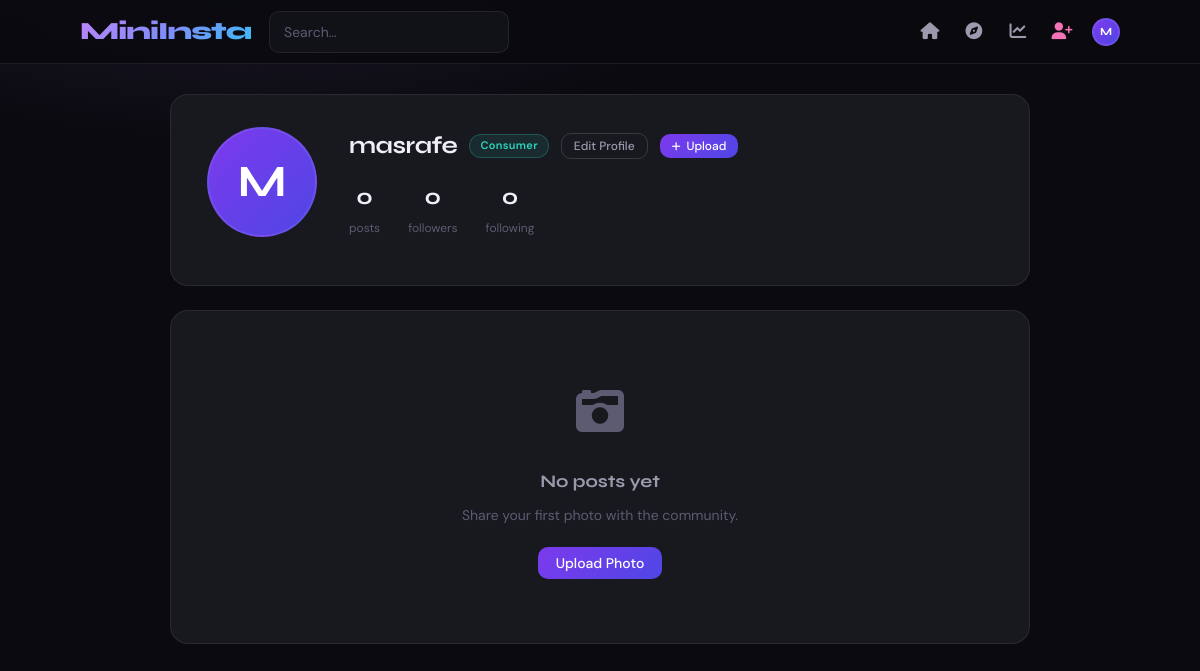
Before: /accounts/profile/ (signed in) with the older database file.
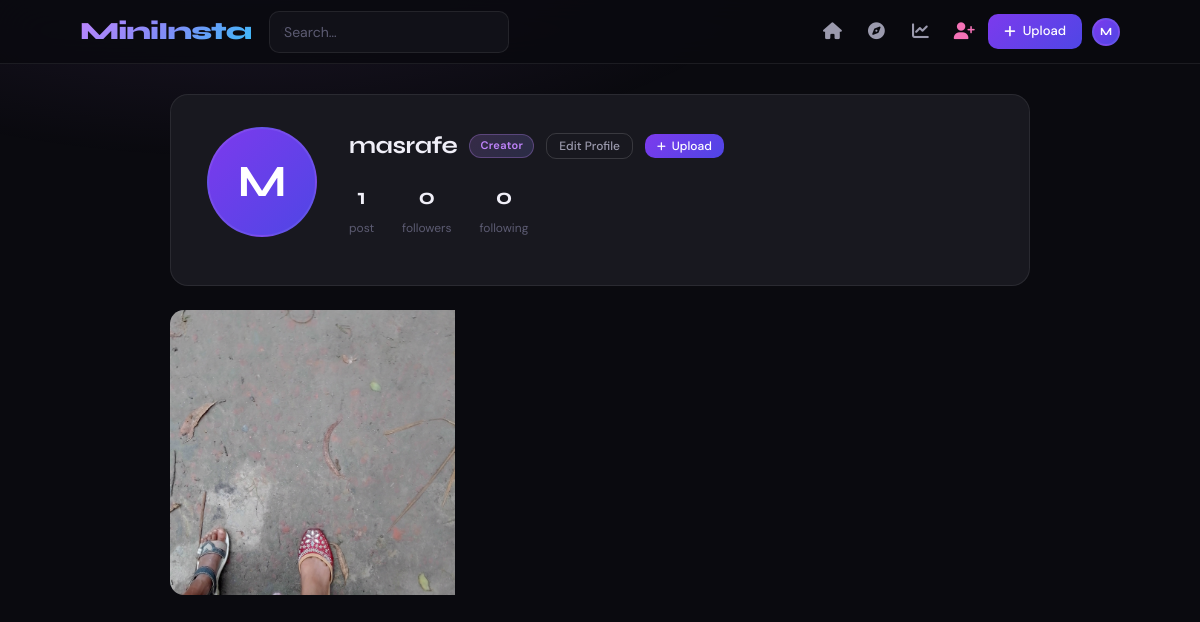
After: the same page with the newer database file.
### users/models.py (models this page shows, shortened)
class CustomUser(AbstractUser):
    ROLE_CONSUMER = 'consumer'
    ROLE_CREATOR  = 'creator'
    ROLE_CHOICES  = [
        (ROLE_CONSUMER, 'Consumer'),
        (ROLE_CREATOR,  'Creator'),
    ]
    role            = models.CharField(max_length=10, choices=ROLE_CHOICES, default=ROLE_CONSUMER)
    bio             = models.TextField(blank=True)
    profile_picture = models.ImageField(upload_to='profile_pics/', blank=True, null=True)
    website         = models.URLField(blank=True)
    location        = models.CharField(max_length=150, blank=True)
    def is_creator(self):
        return self.role == self.ROLE_CREATOR

### photos/models.py (models this page shows, shortened)
class Photo(models.Model):
    author         = models.ForeignKey(
        settings.AUTH_USER_MODEL,
        on_delete=models.CASCADE,
        related_name='photos'
    )
    title          = models.CharField(max_length=200)
    caption        = models.TextField(blank=True)
    image          = models.ImageField(upload_to='photos/%Y/%m/%d/')
    location       = models.CharField(max_length=200, blank=True)
    people_present = models.CharField(
        max_length=500,
        blank=True,
        help_text='Comma-separated names of people in the photo'
    )
    tags           = models.CharField(
        max_length=300,
        blank=True,
        help_text='Comma-separated tags, e.g. travel, food, nature'
    )
    created_at     = models.DateTimeField(auto_now_add=True, db_index=True)
    updated_at     = models.DateTimeField(auto_now=True)
    class Meta:
        ordering = ['-created_at']
        indexes = [
            models.Index(fields=['created_at']),
            models.Index(fields=['location']),
            models.Index(fields=['author']),
        ]

### users/views.py (the view)
# urls.py: path('profile/',          views.profile_view,       name='profile'),
@login_required
def profile_view(request, username=None):
    profile_user = (
        get_object_or_404(CustomUser, username=username)
        if username
        else request.user
    )
    photos = Photo.objects.filter(
        author=profile_user
    ).order_by('-created_at')
    followers_count = profile_user.followers.count()
    following_count = profile_user.following.count()
    is_following = False
    if request.user != profile_user:
        is_following = Follow.objects.filter(
            follower=request.user,
            following=profile_user,
        ).exists()
    return render(request, 'users/profile.html', {
        'profile_user': profile_user,
        'photos': photos,
        'followers_count': followers_count,
        'following_count': following_count,
        'is_following': is_following,
    })

### templates/users/profile.html (shortened to what this page needs)
{% extends 'base.html' %}
{% block content %}
<div class="wrap" style="max-width:900px">
  <div class="ph">
    <div class="pr">
      <div>
        {% if profile_user.profile_picture %}<img src="{{ profile_user.profile_picture.url }}" class="av av110" alt="">
        {% else %}<div class="avph av110" style="font-size:2.8rem">{{ profile_user.username|first|upper }}</div>{% endif %}
      </div>
      <div style="flex:1;min-width:0">
        <div style="display:flex;align-items:center;gap:12px;flex-wrap:wrap;margin-bottom:14px">
          <h3 style="font-family:'Syne',sans-serif;font-weight:700;font-size:1.5rem;letter-spacing:-.02em">{{ profile_user.username }}</h3>
          <span class="bdg {% if profile_user.is_creator %}bdg-c{% else %}bdg-u{% endif %}">{{ profile_user.role|capfirst }}</span>
          {% if user == profile_user %}
            <a href="{% url 'edit_profile' %}" class="btn btn-o sm">Edit Profile</a>
            <a href="{% url 'upload_photo' %}" class="btn btn-p sm"><i class="fas fa-plus" style="font-size:10px"></i> Upload</a>
          {% elif user.is_authenticated %}
            <form method="post" action="{% url 'follow_user' profile_user.username %}">{% csrf_token %}
              <button type="submit" class="btn sm {% if is_following %}btn-o{% else %}btn-p{% endif %}">{% if is_following %}Following{% else %}Follow{% endif %}</button>
            </form>
          {% endif %}
        </div>
        <div class="pstats">
          <div class="ps"><span class="ps-n">{{ photos.count }}</span><span class="ps-l">post{{ photos.count|pluralize }}</span></div>
          <div class="ps"><span class="ps-n">{{ followers_count }}</span><span class="ps-l">follower{{ followers_count|pluralize }}</span></div>
          <div class="ps"><span class="ps-n">{{ following_count }}</span><span class="ps-l">following</span></div>
        </div>
      </div>
    </div>
  </div>
  {% if photos %}
  <div class="pgrid">
    {% for photo in photos %}
    <div class="gi">
      <a href="{% url 'photo_detail' photo.pk %}">
        <img src="{{ photo.image.url }}" alt="{{ photo.title }}">
      </a>
    </div>
    {% endfor %}
  </div>
  {% else %}
  <div class="es">
    <div class="es-i"><i class="fas fa-camera-retro"></i></div>
    <h5>No posts yet</h5>
    {% if user == profile_user %}<p>Share your first photo with the community.</p><a href="{% url 'upload_photo' %}" class="btn btn-p">Upload Photo</a>
    {% else %}<p>{{ profile_user.username }} hasn't posted anything yet.</p>{% endif %}
  </div>
  {% endif %}
</div>
{% endblock %}

### templates/base.html (shortened to what this page needs)
{% load static %}
<!DOCTYPE html>
<html lang="en">
<head>
  <link href="https://cdnjs.cloudflare.com/ajax/libs/font-awesome/6.5.0/css/all.min.css" rel="stylesheet">
  <link rel="stylesheet" href="{% static 'css/dark-overrides.css' %}">
</head>
<body>
<nav class="nav">
  <div class="nav-inner">
    <a class="brand" href="{% url 'feed' %}">MiniInsta</a>
    <form class="n-search" method="get" action="{% url 'feed' %}">
      <input type="search" name="q" placeholder="Search…" value="{{ request.GET.q }}">
    </form>
    <div class="n-acts">
      {% if user.is_authenticated %}
        <a class="nib {% if request.resolver_match.url_name == 'feed' %}on{% endif %}" href="{% url 'feed' %}" title="Home"><i class="fas fa-house"></i></a>
        <a class="nib {% if request.resolver_match.url_name == 'explore_users' %}on{% endif %}" href="{% url 'explore_users' %}" title="Explore"><i class="fas fa-compass"></i></a>
        <a class="nib {% if request.resolver_match.url_name == 'dashboard' %}on{% endif %}" href="{% url 'dashboard' %}" title="Dashboard"><i class="fas fa-chart-line"></i></a>
        {% if user.is_staff %}<a class="nib" href="{% url 'create_creator' %}" title="Add Creator" style="color:var(--pink)"><i class="fas fa-user-plus"></i></a>{% endif %}
        {% if user.is_creator %}
          <a class="btn-up" href="{% url 'upload_photo' %}"><i class="fas fa-plus"></i> Upload</a>
        {% endif %}
        <div class="drop" style="margin-left:6px">
          <a href="#" style="display:flex;align-items:center;">
            {% if user.profile_picture %}<img src="{{ user.profile_picture.url }}" class="av av28" alt="">
            {% else %}<div class="avph av28" style="font-size:11px">{{ user.username|first|upper }}</div>{% endif %}
          </a>
        </div>
      {% else %}
        <a class="nib" style="font-size:14px;font-weight:500;padding:0 10px;width:auto;" href="{% url 'login' %}">Log In</a>
        <a class="btn-up" href="{% url 'register' %}">Sign Up</a>
      {% endif %}
    </div>
  </div>
</nav>
<main>{% block content %}{% endblock %}</main>
</body>
</html>

Changed rows visible on the page:
changed CustomUser "masrafe": role "Consumer" → "Creator"
added Photo: image (picture)
Other visible differences:
{{ photos.count }}: "0" → "1"
text no longer shown: "No posts yet Share your first photo with the community. Upload Photo"
text now shown: "Upload"
